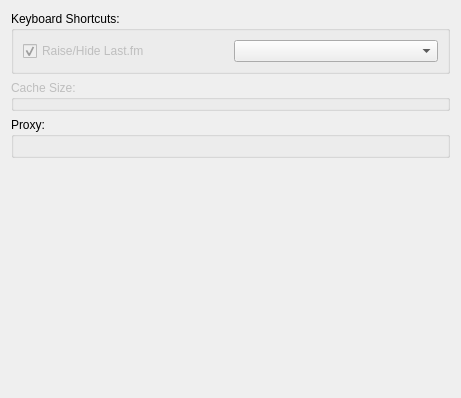
<?xml version="1.0" encoding="UTF-8"?>
<ui version="4.0">
 <class>AdvancedSettingsWidget</class>
 <widget class="QWidget" name="AdvancedSettingsWidget">
  <property name="geometry">
   <rect>
    <x>0</x>
    <y>0</y>
    <width>461</width>
    <height>398</height>
   </rect>
  </property>
  <property name="windowTitle">
   <string notr="true">Form</string>
  </property>
  <layout class="QVBoxLayout" name="verticalLayout">
   <item>
    <widget class="QGroupBox" name="shortcuts">
     <property name="title">
      <string>Keyboard Shortcuts:</string>
     </property>
     <layout class="QHBoxLayout" name="horizontalLayout">
      <item>
       <widget class="QCheckBox" name="open">
        <property name="enabled">
         <bool>false</bool>
        </property>
        <property name="text">
         <string>Raise/Hide Last.fm</string>
        </property>
        <property name="checked">
         <bool>true</bool>
        </property>
       </widget>
      </item>
      <item>
       <widget class="ShortcutEdit" name="sce"/>
      </item>
     </layout>
    </widget>
   </item>
   <item>
    <widget class="QGroupBox" name="cache">
     <property name="enabled">
      <bool>false</bool>
     </property>
     <property name="title">
      <string>Cache Size:</string>
     </property>
    </widget>
   </item>
   <item>
    <widget class="QGroupBox" name="proxy">
     <property name="enabled">
      <bool>true</bool>
     </property>
     <property name="title">
      <string>Proxy:</string>
     </property>
     <layout class="QVBoxLayout" name="verticalLayout_2">
      <item>
       <widget class="ProxyWidget" name="proxySettings" native="true"/>
      </item>
     </layout>
    </widget>
   </item>
   <item>
    <spacer name="verticalSpacer">
     <property name="orientation">
      <enum>Qt::Vertical</enum>
     </property>
     <property name="sizeHint" stdset="0">
      <size>
       <width>20</width>
       <height>0</height>
      </size>
     </property>
    </spacer>
   </item>
  </layout>
 </widget>
 <customwidgets>
  <customwidget>
   <class>ShortcutEdit</class>
   <extends>QComboBox</extends>
   <header>../Widgets/ShortcutEdit.h</header>
  </customwidget>
  <customwidget>
   <class>ProxyWidget</class>
   <extends>QWidget</extends>
   <header>../Widgets/ProxyWidget.h</header>
   <container>1</container>
  </customwidget>
 </customwidgets>
 <resources/>
 <connections/>
</ui>
